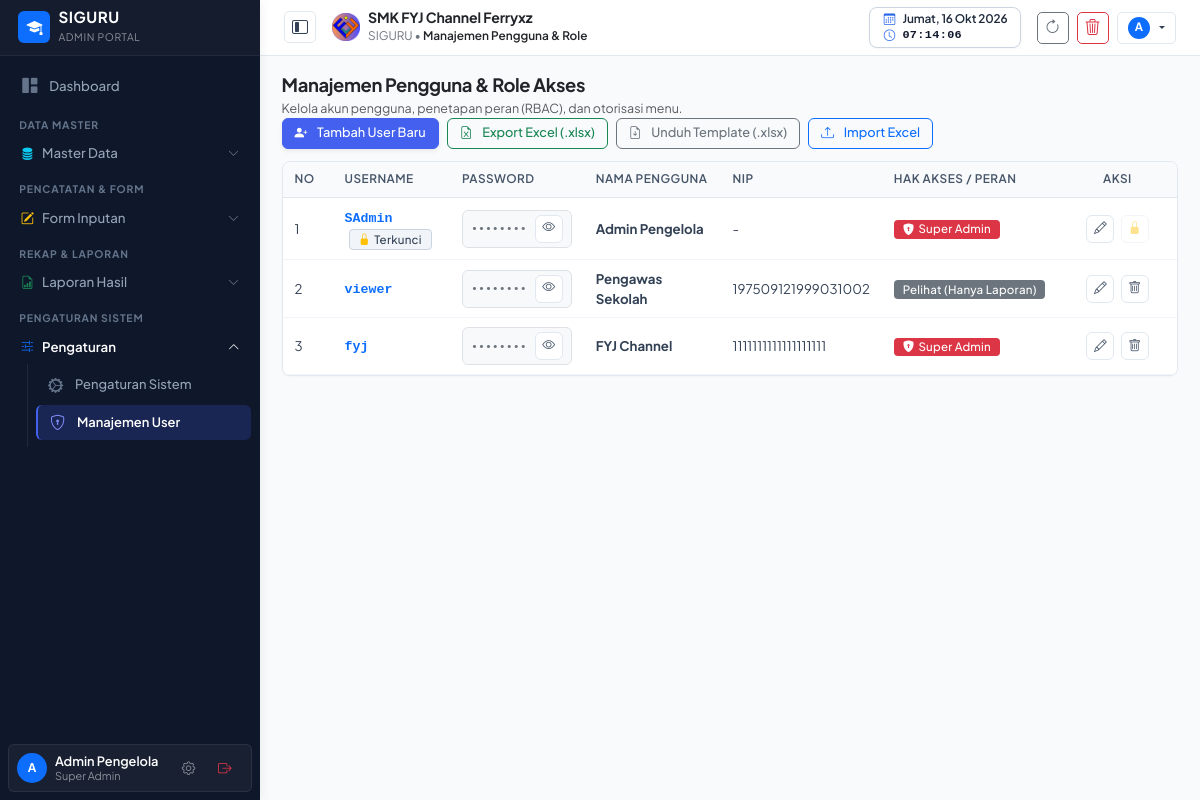
The page /user-management.php (signed in) on the database as committed earlier.
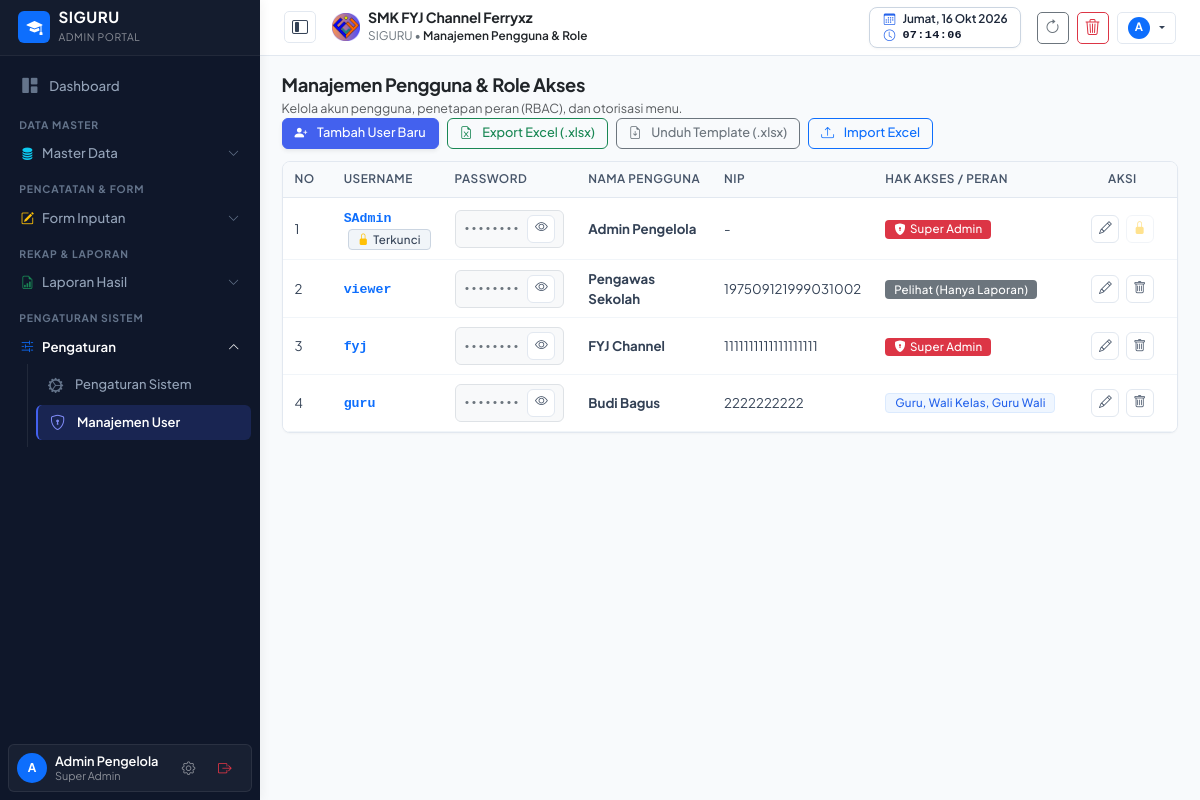
The same page on the database as committed later.
### tables this page shows
CREATE TABLE pengaturan (
    id INTEGER PRIMARY KEY AUTOINCREMENT,
    logo TEXT DEFAULT 'assets/images/logo.png',
    nama_sekolah TEXT DEFAULT 'SMK NEGERI 1 CONTOH',
    tahun_ajaran TEXT DEFAULT '2026/2027',
    semester TEXT DEFAULT 'Ganjil',
    kelas TEXT DEFAULT 'X RPL 1, X RPL 2, XI RPL 1, XI RPL 2, XII RPL 1, XII RPL 2',
    mata_pelajaran TEXT DEFAULT 'Matematika, Bahasa Indonesia, Pemrograman Web, Basis Data, Bahasa Inggris, PJOK, Pendidikan Agama',
    folder_jurnal TEXT,
    folder_foto TEXT,
    folder_guru_wali TEXT,
    folder_wali TEXT,
    folder_ekstra TEXT,
    link_db_absen TEXT,
    link_db_jurnal TEXT,
    link_db_guru_wali TEXT,
    link_db_wali TEXT,
    link_db_ekstra TEXT,
    list_ekstrakurikuler TEXT DEFAULT 'Pramuka, Paskibra, Futsal, Basket, Rohis, PMR, Desain Grafis, Robotik',
    kepala_sekolah TEXT DEFAULT 'Drs. H. Ahmad Fauzi, M.Pd.',
    nip_kepala_sekolah TEXT DEFAULT '19750815 199903 1 002'
, kop_surat TEXT DEFAULT 'assets/images/kop_surat.png', kop_size TEXT DEFAULT '90', kabupaten TEXT DEFAULT 'Klungkung', ttd_kepsek TEXT DEFAULT 'https://drive.google.com/thumbnail?id=1GUfUommgYjV-cnhU0tTB8kRJy8iXagkI', list_tahun_ajaran TEXT DEFAULT '["2025/2026", "2026/2027", "2027/2028"]');

CREATE TABLE data_user (
    id INTEGER PRIMARY KEY AUTOINCREMENT,
    username TEXT UNIQUE NOT NULL,
    password TEXT NOT NULL,
    hak_akses TEXT NOT NULL,
    nama TEXT NOT NULL,
    nip TEXT
, foto TEXT);

### config/helper.php (called while the page is built, shortened)
<?php
require_once __DIR__ . '/auth.php';
function getSettings() {
    $pdo = getDBConnection();
    try {
        static $checkedMigration = false;
        if (!$checkedMigration) {
            $checkedMigration = true;
        }
        $stmt = $pdo->query("SELECT * FROM pengaturan LIMIT 1");
        $res = $stmt->fetch();
        if ($res) {
            return $res;
        }
    } catch (Exception $e) {}
    return [
        'id' => 1,
        'logo' => 'assets/images/logo.png',
        'nama_sekolah' => 'SMK FYJ Channel Ferryxz',
        'tahun_ajaran' => '2026/2027',
        'list_tahun_ajaran' => json_encode(['2025/2026', '2026/2027', '2027/2028']),
        'semester' => 'Ganjil',
        'kelas' => 'XI DKV 1, XI DKV 2, XII DKV, X DKV',
        'mata_pelajaran' => '["Perangkat Lunak Desain", "Proses Produksi Desain", "Desain Breif", "Karya Desain", "Kreativitas, Inovasi, dan Kewirausahaan", "Seni Budaya", "Seni Rupa"]',
        'folder_jurnal' => 'https://drive.google.com/drive/folders/1g1iaALpfRo8oovkJNoPxy_MIDLv5axEB?usp=drive_link',
        'folder_foto' => 'https://drive.google.com/drive/folders/1PmA4EHMEVfgbup9ZJuBrIlFzg37gsQO3?usp=sharing',
        'folder_guru_wali' => 'https://drive.google.com/drive/folders/12RUHlItCa8smp58-aixHOTWHld21md9_?usp=drive_link',
        'folder_wali' => 'https://drive.google.com/drive/folders/1uNSsLv2rUUC1c_ykBhnkzQ7y43DRxaDj?usp=drive_link',
        'folder_ekstra' => 'https://drive.google.com/drive/folders/1Jf8BcS1jHO1wUYCzk6dQi9_sy7BRyroM?usp=drive_link',
        'link_db_absen' => '',
        'link_db_jurnal' => '',
        'link_db_guru_wali' => '',
        'link_db_wali' => '',
        'link_db_ekstra' => '',
        'list_ekstrakurikuler' => 'Pramuka, Paskibra, Futsal, Basket, Rohis, PMR, Desain Grafis, Robotik',
        'kepala_sekolah' => 'Drs. H. Ahmad Fauzi, M.Pd.',
        'nip_kepala_sekolah' => '19750815 199903 1 002',
        'kop_surat' => 'assets/images/kop_surat.png',
        'kop_size' => '90',
        'kabupaten' => 'Klungkung',
        'ttd_kepsek' => 'https://drive.google.com/thumbnail?id=1GUfUommgYjV-cnhU0tTB8kRJy8iXagkI'
    ];
}

### config/auth.php (called while the page is built, shortened)
<?php
function isLoggedIn() {
    return isset($_SESSION['user_id']) && !empty($_SESSION['user_id']);
}
function currentUser() {
    return [
        'id' => $_SESSION['user_id'] ?? null,
        'username' => $_SESSION['username'] ?? '',
        'nama' => $_SESSION['nama'] ?? '',
        'nip' => $_SESSION['nip'] ?? '',
        'hak_akses' => $_SESSION['hak_akses'] ?? 'Pelihat',
        'foto' => $_SESSION['foto'] ?? ''
    ];
}
function isSuperAdmin() {
    $user = currentUser();
    $role = $user['hak_akses'] ?? '';
    if ($role === 'Super Admin' || $role === 'admin') return true;
    $roles = array_map('trim', explode(',', $role));
    return in_array('Super Admin', $roles) || in_array('admin', $roles);
}

### user-management.php (the view, shortened to what the rows shown need)
<?php
require_once __DIR__ . '/config/auth.php';
require_once __DIR__ . '/config/helper.php';
$pdo = getDBConnection();
$userList = $pdo->query("SELECT * FROM data_user ORDER BY id ASC")->fetchAll();
require_once __DIR__ . '/views/header.php';
require_once __DIR__ . '/views/sidebar.php';
?>
<main class="content-wrapper">
    <div class="card card-table overflow-hidden">
        <div class="table-responsive">
            <table class="table table-custom align-middle mb-0">
                <thead>
                    <tr>
                        <th style="width: 50px;">No</th>
                        <th>Username</th>
                        <th>Password</th>
                        <th>Nama Pengguna</th>
                        <th>NIP</th>
                        <th>Hak Akses / Peran</th>
                        <th class="text-center" style="width: 120px;">Aksi</th>
                    </tr>
                </thead>
                <tbody>
                    <?php
                    $no = 1;
                    foreach ($userList as $u):
                        $isSAdmin = ($u['username'] === 'SAdmin');
                        $isSuper = ($u['hak_akses'] === 'Super Admin' || strpos($u['hak_akses'], 'Super Admin') !== false);
                        $canViewThisPassword = true;
                        $uSafe = $u;
                    ?>
                        <tr>
                            <td><?= $no++ ?></td>
                            <td>
                                <strong class="font-monospace text-primary"><?= htmlspecialchars($u['username']) ?></strong>
                                <?php if ($isSAdmin): ?>
                                    <span class="badge bg-dark-subtle text-dark border ms-1" title="Username Sistem Terkunci"><i class="bi bi-lock-fill text-warning me-1"></i>Terkunci</span>
                                <?php endif; ?>
                            </td>
                            <td>
                                <?php if ($canViewThisPassword): ?>
                                    <div class="d-inline-flex align-items-center gap-1 font-monospace bg-light px-2 py-1 rounded border">
                                        <span id="table_pwd_<?= $u['id'] ?>" class="text-secondary small">••••••••</span>
                                        <button type="button" class="btn btn-sm btn-link p-0 text-secondary border-0 ms-1 text-decoration-none"
                                            onclick="toggleTablePassword(<?= $u['id'] ?>, '<?= htmlspecialchars(addslashes($u['password'])) ?>', this)"
                                            title="Lihat / Sembunyikan Password">
                                            <i class="bi bi-eye"></i>
                                        </button>
                                    </div>
                                <?php endif; ?>
                            </td>
                            <td class="fw-bold text-dark"><?= htmlspecialchars($u['nama']) ?></td>
                            <td><?= htmlspecialchars($u['nip'] ?: '-') ?></td>
                            <td>
                                <?php if ($isSuper): ?>
                                    <span class="badge bg-danger px-3 py-1"><i class="bi bi-shield-lock-fill me-1"></i>Super Admin</span>
                                <?php elseif ($u['hak_akses'] === 'Pelihat'): ?>
                                    <span class="badge bg-secondary px-3 py-1">Pelihat (Hanya Laporan)</span>
                                <?php else: ?>
                                    <span class="badge bg-primary-subtle text-primary fw-semibold px-2 py-1"><?= htmlspecialchars($u['hak_akses']) ?></span>
                                <?php endif; ?>
                            </td>
                            <td class="text-center">
                                <?php if ($isSAdmin && $user['username'] !== 'SAdmin'): ?>
                                <button class="btn btn-outline-secondary btn-sm rounded-pill px-2 py-0 disabled" title="Akun Induk Terkunci (Hanya dapat diedit oleh akun SAdmin)" disabled>
                                    <i class="bi bi-lock-fill"></i>
                                </button>
                                <?php else: ?>
                                <button class="btn btn-outline-primary btn-sm rounded-pill px-2 py-0"
                                    onclick='editUser(<?= json_encode($uSafe) ?>)' title="<?= $isSAdmin ? 'Edit Profil/Password SAdmin' : 'Edit Akun' ?>">
                                    <i class="bi bi-pencil"></i>
                                </button>
                                <?php endif; ?>
                                <?php if (!$isSAdmin && $u['id'] !== $user['id']): ?>
                                <button class="btn btn-outline-danger btn-sm rounded-pill px-2 py-0 ms-1"
                                    onclick="deleteUser(<?= $u['id'] ?>, '<?= addslashes($u['username']) ?>')" title="Hapus Akun">
                                    <i class="bi bi-trash"></i>
                                </button>
                                <?php elseif ($isSAdmin): ?>
                                <button class="btn btn-outline-secondary btn-sm rounded-pill px-2 py-0 ms-1 disabled" title="Akun Induk Default Terkunci (SAdmin tidak dapat dihapus)" disabled>
                                    <i class="bi bi-lock-fill text-warning"></i>
                                </button>
                                <?php else: ?>
                                <button class="btn btn-outline-secondary btn-sm rounded-pill px-2 py-0 ms-1 disabled" title="Akun Anda Sendiri (Sedang aktif)" disabled>
                                    <i class="bi bi-lock-fill"></i>
                                </button>
                                <?php endif; ?>
                            </td>
                        </tr>
                    <?php endforeach; ?>
                </tbody>
            </table>
        </div>
    </div>
</main>
<?php require_once __DIR__ . '/views/footer.php'; ?>

### views/header.php (shortened to what the rows shown need)
<?php
require_once __DIR__ . '/../config/auth.php';
require_once __DIR__ . '/../config/helper.php';
$user = currentUser();
$settings = getSettings();
?>
<!DOCTYPE html>
<html lang="id">
<head>
    <link href="https://cdn.jsdelivr.net/npm/bootstrap@5.3.2/dist/css/bootstrap.min.css" rel="stylesheet">
    <link rel="stylesheet" href="https://cdn.jsdelivr.net/npm/bootstrap-icons@1.11.3/font/bootstrap-icons.min.css">
    <link rel="stylesheet" href="https://cdnjs.cloudflare.com/ajax/libs/font-awesome/6.5.1/css/all.min.css">
    <link rel="stylesheet" href="assets/css/style.css?v=<?= time() ?>">
</head>
<body>
<header class="main-header d-flex align-items-center justify-content-between px-3 px-md-4">
    <div class="d-flex align-items-center gap-2 gap-md-3">
        <div class="d-flex align-items-center gap-2">
            <img src="<?= htmlspecialchars($settings['logo'] ?? 'assets/images/logo.png') ?>" alt="Logo" class="rounded" style="height: 28px; width: 28px; object-fit: contain;">
            <div>
                <span class="d-none d-md-block fw-bold text-dark mb-0" style="font-size: 0.88rem; line-height: 1.15; letter-spacing: -0.01em;">
                    <?= htmlspecialchars($settings['nama_sekolah'] ?? 'SMK FYJ Channel Ferryxz') ?>
                </span>
                <span class="text-secondary small" style="line-height: 1.1; font-size: 0.74rem;">
                    SIGURU &bull; <span class="fw-semibold text-dark"><?= htmlspecialchars($pageTitle ?? 'Dashboard') ?></span>
                </span>
            </div>
        </div>
    </div>
    <div class="d-flex align-items-center gap-2">
        <div class="dropdown">
            <button class="btn btn-light btn-sm border px-2 py-1 d-flex align-items-center gap-1.5 dropdown-toggle shadow-xs" style="height: 32px; border-radius: 6px;" data-bs-toggle="dropdown" title="Akun: <?= htmlspecialchars($user['nama']) ?> (<?= htmlspecialchars($user['hak_akses']) ?>)">
                <?php if (!empty($user['foto'])): ?>
                    <img src="<?= htmlspecialchars(formatPhotoUrl($user['foto'])) ?>" alt="Avatar" class="rounded-circle" style="width: 22px; height: 22px; object-fit: cover; border: 1px solid #cbd5e1;">
                <?php else: ?>
                    <div class="rounded-circle bg-primary text-white d-flex align-items-center justify-content-center fw-bold" style="width: 22px; height: 22px; font-size: 0.72rem;">
                        <?= strtoupper(substr($user['nama'] ?: 'U', 0, 1)) ?>
                    </div>
                <?php endif; ?>
            </button>
        </div>
    </div>
</header>

### views/sidebar.php (shortened to what the rows shown need)
<?php
require_once __DIR__ . '/../config/auth.php';
$currentUserData = currentUser();
?>
<aside class="main-sidebar d-flex flex-column" id="mainSidebar">
    <div class="sidebar-user-card p-2 mx-2 mb-2 rounded-2">
        <div class="d-flex align-items-center justify-content-between">
            <a href="profil.php" class="d-flex align-items-center gap-2 text-decoration-none overflow-hidden" title="Profil Saya">
                <?php if (!empty($currentUserData['foto'])): ?>
                    <img src="<?= htmlspecialchars(formatPhotoUrl($currentUserData['foto'])) ?>" alt="Avatar" class="avatar-sidebar rounded-circle shadow-xs" style="width: 32px; height: 32px; object-fit: cover; flex-shrink: 0; border: 1.5px solid rgba(255,255,255,0.3);">
                <?php else: ?>
                    <div class="avatar-sidebar rounded-circle bg-primary text-white d-flex align-items-center justify-content-center fw-bold" style="width: 30px; height: 30px; font-size: 0.75rem; flex-shrink: 0;">
                        <?= strtoupper(substr($currentUserData['nama'] ?? 'U', 0, 1)) ?>
                    </div>
                <?php endif; ?>
                <div class="overflow-hidden" style="max-width: 125px;">
                    <div class="text-white fw-semibold small text-truncate" style="font-size: 0.8rem; line-height: 1.2;"><?= htmlspecialchars($currentUserData['nama'] ?? 'Pengguna') ?></div>
                    <div class="text-white-50 text-truncate" style="font-size: 0.68rem; line-height: 1.1;"><?= htmlspecialchars($currentUserData['hak_akses'] ?? 'Guru') ?></div>
                </div>
            </a>
        </div>
    </div>
</aside>

Rows that differ between the two databases and show on the page:
added data_user: username "guru", nama "Budi Bagus", nip "2222222222", hak_akses "Guru, Wali Kelas, Guru Wali"
